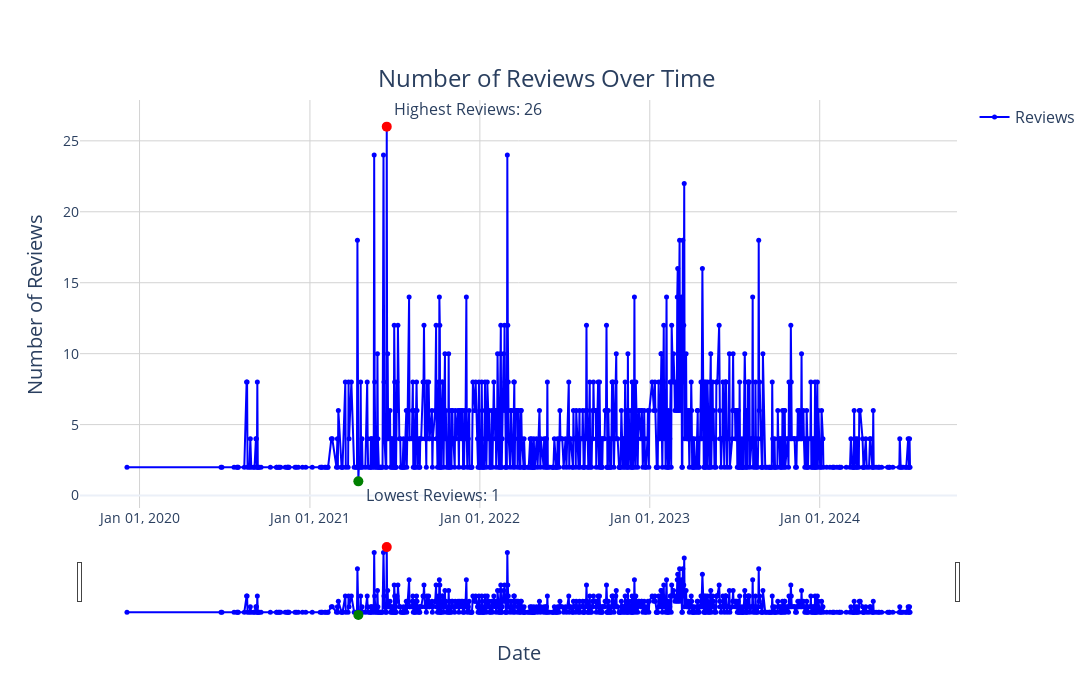

Write notebook code for a chart like this one.
### Markdown cell above
## Review Date Analysis

### Code cell
import pandas as pd
import plotly.express as px
import plotly.graph_objects as go

# Load the standardized cleaned merged file
file_path = 'standardized_cleaned_merged_file.xlsx'
df = pd.read_excel(file_path)

# Ensure the 'Review Date' is in datetime format
df['Review Date'] = pd.to_datetime(df['Review Date'])

# Group by date to count the number of reviews per day
review_frequency = df['Review Date'].value_counts().sort_index()

# Find the dates with the highest and lowest number of reviews
max_reviews_date = review_frequency.idxmax()
max_reviews_count = review_frequency.max()
min_reviews_date = review_frequency.idxmin()
min_reviews_count = review_frequency.min()

# Create the line plot
fig = go.Figure()

fig.add_trace(go.Scatter(
    x=review_frequency.index,
    y=review_frequency.values,
    mode='lines+markers',
    line=dict(color='blue', width=2),
    marker=dict(color='blue', size=5),
    text=review_frequency.values,
    hovertemplate='<b>Date:</b> %{x}<br><b>Reviews:</b> %{y}',
    name='Reviews'
))

# Add an annotation for the date with the highest number of reviews
fig.add_trace(go.Scatter(
    x=[max_reviews_date],
    y=[max_reviews_count],
    mode='markers+text',
    marker=dict(color='red', size=10),
    text=[f'Highest Reviews: {max_reviews_count}'],
    textposition='top right',
    showlegend=False,
    hoverinfo='skip'
))

# Add an annotation for the date with the lowest number of reviews
fig.add_trace(go.Scatter(
    x=[min_reviews_date],
    y=[min_reviews_count],
    mode='markers+text',
    marker=dict(color='green', size=10),
    text=[f'Lowest Reviews: {min_reviews_count}'],
    textposition='bottom right',
    showlegend=False,
    hoverinfo='skip'
))

# Add title and labels
fig.update_layout(
    title={
        'text': 'Number of Reviews Over Time',
        'y':0.9,
        'x':0.5,
        'xanchor': 'center',
        'yanchor': 'top',
        'font': dict(size=24)
    },
    xaxis_title="Date",
    yaxis_title="Number of Reviews",
    template="plotly_white",
    width=1200,
    height=700,
    font=dict(size=16),
)

# Customize x-axis
fig.update_xaxes(
    rangeslider_visible=True,
    tickformat='%b %d, %Y',
    title_font=dict(size=20),
    tickfont=dict(size=14),
    showgrid=True,
    gridwidth=1,
    gridcolor='LightGray'
)

# Customize y-axis
fig.update_yaxes(
    title_font=dict(size=20),
    tickfont=dict(size=14),
    showgrid=True,
    gridwidth=1,
    gridcolor='LightGray'
)

# Show the plot
fig.show()

### Figure 1 — Plotly figure (JSON) as saved in the notebook; plotly's stock layout.template omitted (floating-point values rounded to 4 significant figures; data arrays with more than 128 entries replaced by an {"elided": "..."} marker saying what was removed)
{"data": [{"hovertemplate": "<b>Date:</b> %{x}<br><b>Reviews:</b> %{y}", "line": {"color": "blue", "width": 2}, "marker": {"color": "blue", "size": 5}, "mode": "lines+markers", "name": "Reviews", "text": {"elided": "799 int values"}, "type": "scatter", "x": {"elided": "799 str values"}, "y": {"elided": "799 int values"}}, {"hoverinfo": "skip", "marker": {"color": "red", "size": 10}, "mode": "markers+text", "showlegend": false, "text": ["Highest Reviews: 26"], "textposition": "top right", "type": "scatter", "x": ["2021-06-15T00:00:00"], "y": [26]}, {"hoverinfo": "skip", "marker": {"color": "green", "size": 10}, "mode": "markers+text", "showlegend": false, "text": ["Lowest Reviews: 1"], "textposition": "bottom right", "type": "scatter", "x": ["2021-04-15T00:00:00"], "y": [1]}], "layout": {"font": {"size": 16}, "height": 700, "title": {"font": {"size": 24}, "text": "Number of Reviews Over Time", "x": 0.5, "xanchor": "center", "y": 0.9, "yanchor": "top"}, "width": 1200, "xaxis": {"gridcolor": "LightGray", "gridwidth": 1, "rangeslider": {"visible": true}, "showgrid": true, "tickfont": {"size": 14}, "tickformat": "%b %d, %Y", "title": {"font": {"size": 20}, "text": "Date"}}, "yaxis": {"gridcolor": "LightGray", "gridwidth": 1, "showgrid": true, "tickfont": {"size": 14}, "title": {"font": {"size": 20}, "text": "Number of Reviews"}}}}
